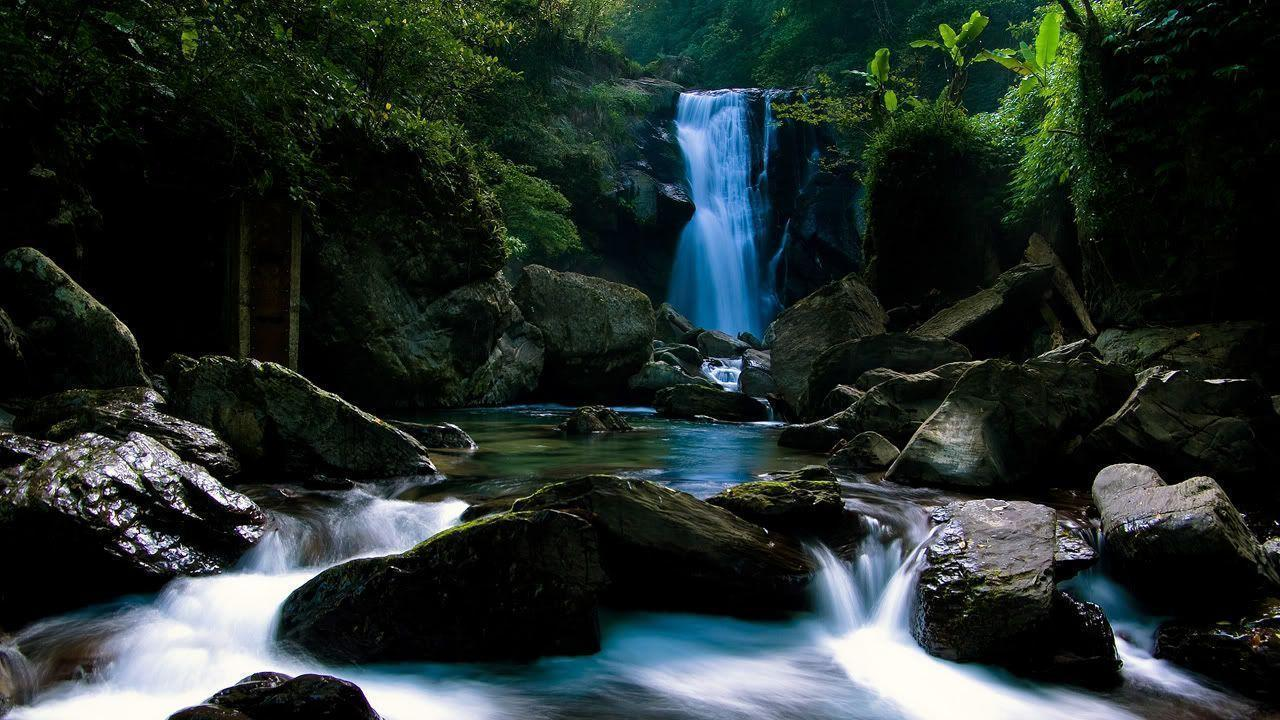
#> input picture ml/a1.jpg, 1280 x 720 px
$ python ImageProcessing.py
#> lines starting #> are read from the running program, lines starting #| are printed output that depends on the picture
import cv2
import numpy as np
def readimage(readpath):
#> called with readpath = 'a1.jpg'
     a = cv2.imread(readpath) # reading image
#> a is the input picture: shape (720, 1280, 3); mean B, G, R 45, 47.3, 37.1
     return a

def showimage(pic):
    cv2.imshow("Picture", pic)
    cv2.waitKey(0)

# [26 lines left out: function imagepad, not called in this run]

def verticalReverse(img):
    pic = img.copy()
    mr, mc, mz = pic.shape
#> mr = 720; mc = 1280; mz = 3

    for r in range(mr):
        pic[r] = img[mr - 1 - r]
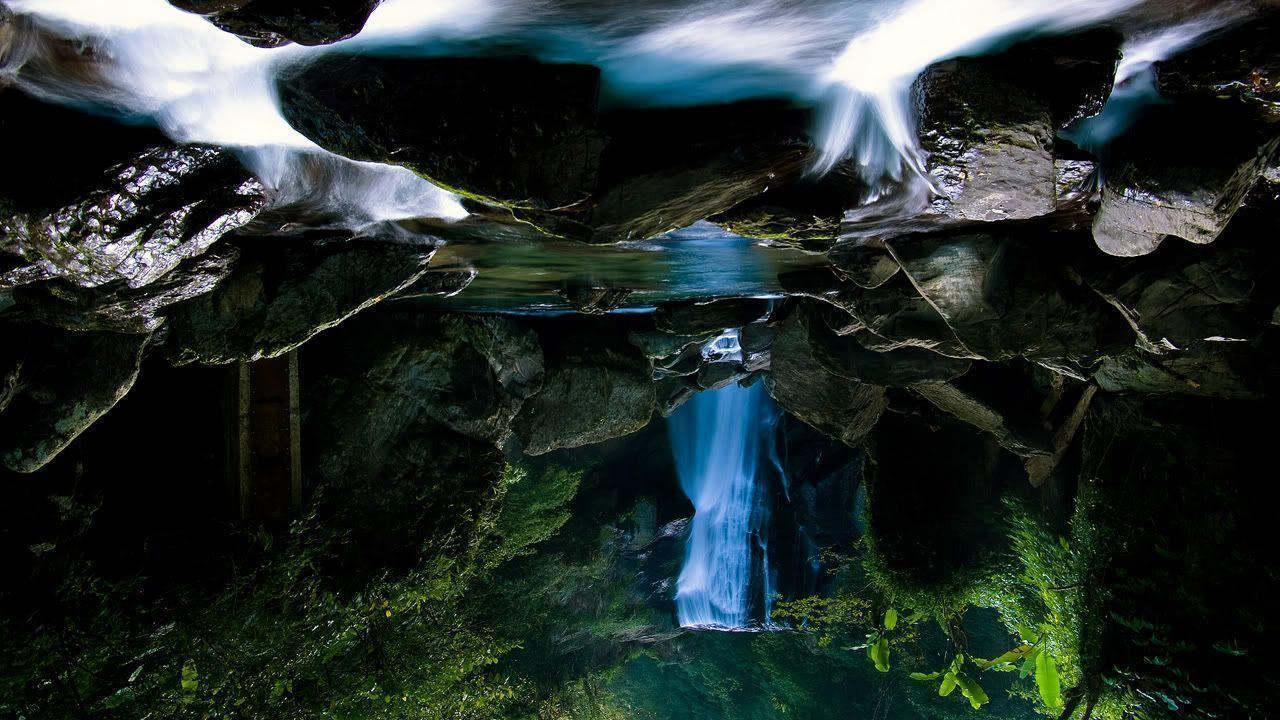
#> pic: shape (720, 1280, 3); mean B, G, R 45, 47.3, 37.1
    return pic

# [42 lines left out: functions grayscale, getThreshold, blackwhite, not called in this run]


readpath = "a1.jpg"
pic = readimage(readpath)
#pic1 = grayscale(pic)
pic2 = verticalReverse(pic)
# [8 lines of commented-out code are left out]
showimage(pic2)
#showimage(pic1)

$ run again, with ml/b.jpg copied over ml/a1.jpg
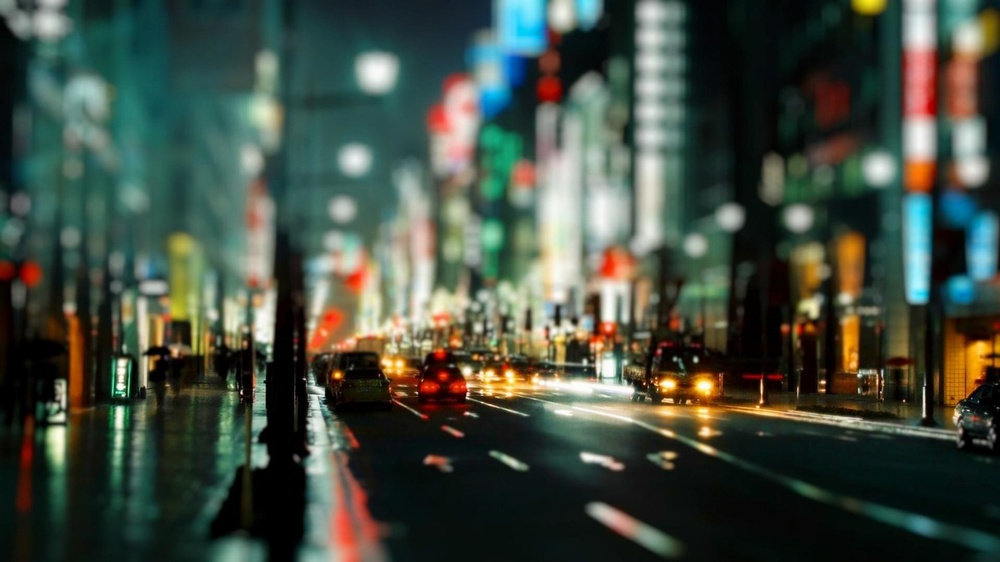
#> input picture ml/b.jpg, 1000 x 562 px, shrunk from 1920 x 1080 before the run
#> in readimage, a is the input picture: shape (562, 1000, 3); mean B, G, R 65.4, 76.9, 66.9
#> after the loop in verticalReverse, `for r in range(mr):`:
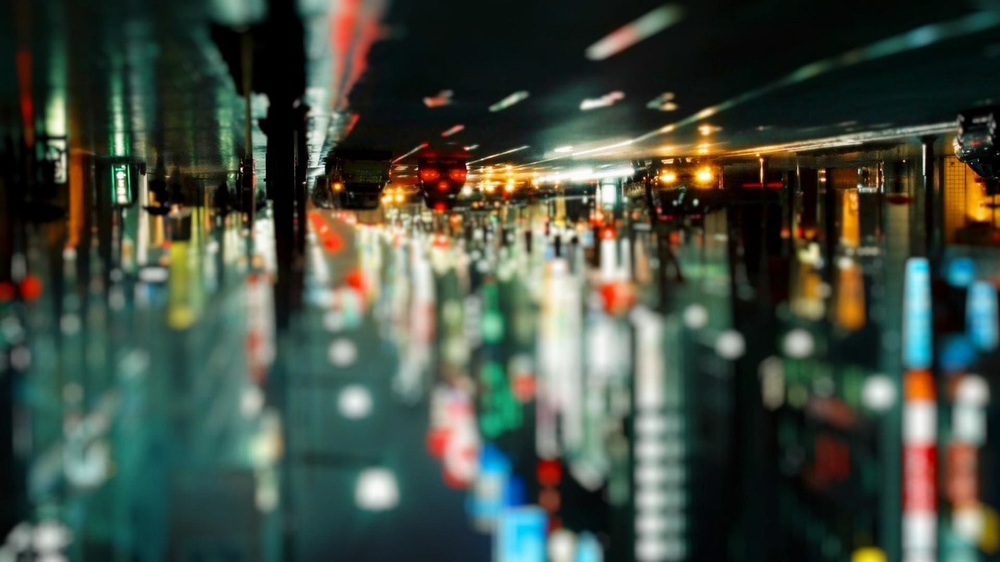
#> pic: shape (562, 1000, 3); mean B, G, R 65.4, 76.9, 66.9
